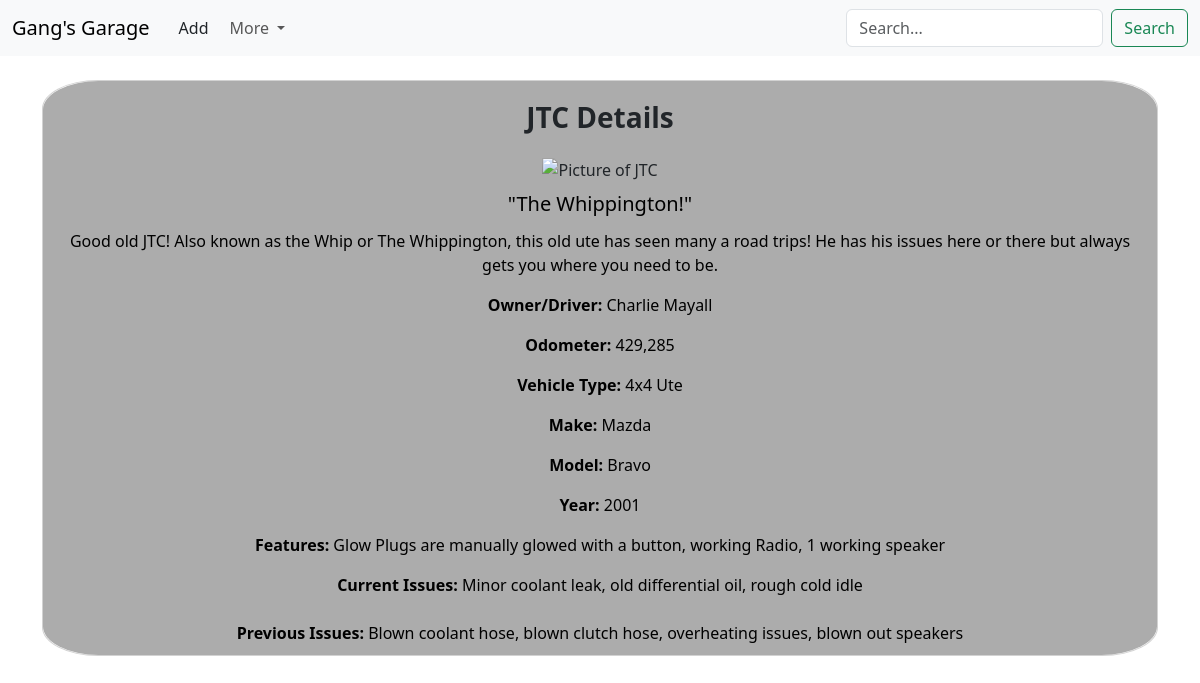
The app's page /view_vehicle?id=1 with its own data.
### models.py (models this page shows, shortened)
class Vehicle(db.Model):
    id = db.Column(db.Integer, primary_key=True)
    image = db.Column(db.String, nullable=True)
    name = db.Column(db.String(100), nullable=False)
    quote = db.Column(db.String(100), nullable = True)
    description = db.Column(db.Text)
    odometer =  db.Column(db.String(100), nullable = True)
    owner = db.Column(db.String(100), nullable = True)
    type = db.Column(db.String(100), nullable=True)
    make = db.Column(db.String(100), nullable=True)
    model = db.Column(db.String(100), nullable=True)
    year = db.Column(db.Integer, nullable = True)
    features = db.Column(db.Text)
    currentissues = db.Column(db.Text)
    previousissues = db.Column(db.Text)
    databaseid = db.Column(db.Integer, nullable = False)

### views.py (the view)
    @app.route('/view_vehicle', methods=['GET'])
    def view_vehicle():
        id = request.args.get('id')
        vehicle = Vehicle.query.get(id)
        return render_template('view_vehicle.html', vehicle = vehicle)

### templates/view_vehicle.html
{% extends "base.html" %} {% block title %}Home{% endblock %}{% block content %}
<div class="card mb-3 text-center justify-content-center">
      <div class="container background padding">
        <h3 class="text-center justify-content-center padding"><b>{{vehicle.name}} Details</b></h3>
          <div class="container">
            <img
              src="{{vehicle.image}}"
              class="card-img-top text-center justify-content-center smallpadding"
              style="width: 800px"
              alt="Picture of {{vehicle.name}}"
            />
          </div>
          <div class="container">
        <h5 class="card-text text-center smallpadding">"{{vehicle.quote}}"</h5>
        <p class="card-text text-center"><b></b>{{vehicle.description}}</p>
        <p class="card-text"><b>Owner/Driver: </b> {{vehicle.owner}}</p>
        <p class="card-text"><b>Odometer: </b>{{vehicle.odometer}}</p>
        <p class="card-text"><b>Vehicle Type: </b> {{vehicle.type}}</p>
        <p class="card-text"><b>Make: </b>{{vehicle.make}}</p>
        <p class="card-text"><b>Model:</b> {{vehicle.model}}</p>
        <p class="card-text"><b>Year: </b>{{vehicle.year}}</p>
        <p class="card-text"><b>Features: </b>{{vehicle.features}}</p>
        <p class="card-text">
          <b>Current Issues: </b> {{vehicle.currentissues}} <br />
          <br /><b>Previous Issues: </b>{{vehicle.previousissues}}
          <br>
        </p>
      </div>
    </div>
  </div>
</div>
{%endblock%}

### static/css/custom.css (style rules this page uses)
.card { transition: transform 0.1s ease-in-out; }
.card-img-top { border-radius: 5%; }
.padding { padding: 10px; }
.smallpadding { padding: 5px; }
.background { background-color: #acacac; border-radius: 5%; }
.card { border-radius: 5%; }
.card-text { color: black; }

### records on screen
Vehicle: name "JTC", quote "The Whippington!", description "Good old JTC! Also known as the Whip or The Whippington, this old ute has seen many a road trips! He has his issues here or there but always gets you where you need to be.", owner "Charlie Mayall", odometer "429,285", type "4x4 Ute", make "Mazda", model "Bravo", year "2001", features "Glow Plugs are manually glowed with a button, working Radio, 1 working speaker", currentissues "Minor coolant leak, old differential oil, rough cold idle", previousissues "Blown coolant hose, blown clutch hose, overheating issues, blown out speakers"
